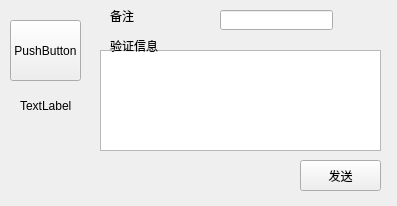
<?xml version="1.0" encoding="UTF-8"?>
<ui version="4.0">
 <class>FriendNoteDialog</class>
 <widget class="QWidget" name="FriendNoteDialog">
  <property name="geometry">
   <rect>
    <x>0</x>
    <y>0</y>
    <width>397</width>
    <height>206</height>
   </rect>
  </property>
  <property name="windowTitle">
   <string>FriendNoteDialog</string>
  </property>
  <widget class="QPushButton" name="pushButton">
   <property name="geometry">
    <rect>
     <x>300</x>
     <y>160</y>
     <width>81</width>
     <height>31</height>
    </rect>
   </property>
   <property name="text">
    <string>发送</string>
   </property>
  </widget>
  <widget class="QTextEdit" name="textEdit">
   <property name="geometry">
    <rect>
     <x>100</x>
     <y>50</y>
     <width>281</width>
     <height>101</height>
    </rect>
   </property>
  </widget>
  <widget class="QLabel" name="label">
   <property name="geometry">
    <rect>
     <x>20</x>
     <y>100</y>
     <width>54</width>
     <height>12</height>
    </rect>
   </property>
   <property name="text">
    <string>TextLabel</string>
   </property>
  </widget>
  <widget class="QPushButton" name="pushButton_2">
   <property name="geometry">
    <rect>
     <x>10</x>
     <y>20</y>
     <width>71</width>
     <height>61</height>
    </rect>
   </property>
   <property name="text">
    <string>PushButton</string>
   </property>
  </widget>
  <widget class="QLineEdit" name="lineEdit">
   <property name="geometry">
    <rect>
     <x>220</x>
     <y>10</y>
     <width>113</width>
     <height>20</height>
    </rect>
   </property>
  </widget>
  <widget class="QLabel" name="label_2">
   <property name="geometry">
    <rect>
     <x>110</x>
     <y>10</y>
     <width>54</width>
     <height>12</height>
    </rect>
   </property>
   <property name="text">
    <string>备注</string>
   </property>
  </widget>
  <widget class="QLabel" name="label_3">
   <property name="geometry">
    <rect>
     <x>110</x>
     <y>40</y>
     <width>54</width>
     <height>12</height>
    </rect>
   </property>
   <property name="text">
    <string>验证信息</string>
   </property>
  </widget>
 </widget>
 <layoutdefault spacing="6" margin="11"/>
 <resources/>
 <connections/>
</ui>
